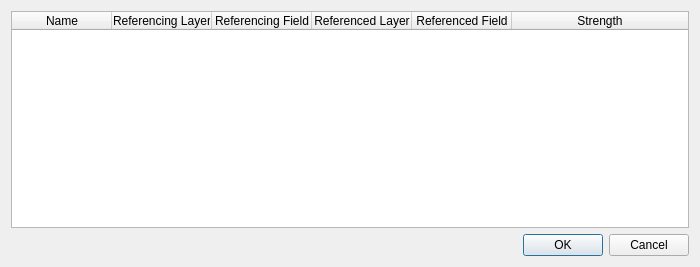
<?xml version="1.0" encoding="UTF-8"?>
<ui version="4.0">
 <class>QgsDiscoverRelationsDlgBase</class>
 <widget class="QDialog" name="QgsDiscoverRelationsDlgBase">
  <property name="geometry">
   <rect>
    <x>0</x>
    <y>0</y>
    <width>700</width>
    <height>267</height>
   </rect>
  </property>
  <property name="windowTitle">
   <string>Discover Relations</string>
  </property>
  <layout class="QVBoxLayout" name="verticalLayout">
   <item>
    <widget class="QTableWidget" name="mRelationsTable">
     <property name="editTriggers">
      <set>QAbstractItemView::NoEditTriggers</set>
     </property>
     <property name="selectionMode">
      <enum>QAbstractItemView::MultiSelection</enum>
     </property>
     <property name="selectionBehavior">
      <enum>QAbstractItemView::SelectRows</enum>
     </property>
     <property name="sortingEnabled">
      <bool>true</bool>
     </property>
     <attribute name="horizontalHeaderStretchLastSection">
      <bool>true</bool>
     </attribute>
     <attribute name="verticalHeaderVisible">
      <bool>false</bool>
     </attribute>
     <attribute name="verticalHeaderShowSortIndicator" stdset="0">
      <bool>true</bool>
     </attribute>
     <column>
      <property name="text">
       <string>Name</string>
      </property>
     </column>
     <column>
      <property name="text">
       <string>Referencing Layer</string>
      </property>
     </column>
     <column>
      <property name="text">
       <string>Referencing Field</string>
      </property>
     </column>
     <column>
      <property name="text">
       <string>Referenced Layer</string>
      </property>
     </column>
     <column>
      <property name="text">
       <string>Referenced Field</string>
      </property>
     </column>
     <column>
      <property name="text">
       <string>Strength</string>
      </property>
     </column>
    </widget>
   </item>
   <item>
    <widget class="QDialogButtonBox" name="mButtonBox">
     <property name="orientation">
      <enum>Qt::Horizontal</enum>
     </property>
     <property name="standardButtons">
      <set>QDialogButtonBox::Cancel|QDialogButtonBox::Ok</set>
     </property>
    </widget>
   </item>
  </layout>
 </widget>
 <tabstops>
  <tabstop>mButtonBox</tabstop>
 </tabstops>
 <resources/>
 <connections>
  <connection>
   <sender>mButtonBox</sender>
   <signal>accepted()</signal>
   <receiver>QgsDiscoverRelationsDlgBase</receiver>
   <slot>accept()</slot>
   <hints>
    <hint type="sourcelabel">
     <x>248</x>
     <y>254</y>
    </hint>
    <hint type="destinationlabel">
     <x>157</x>
     <y>274</y>
    </hint>
   </hints>
  </connection>
  <connection>
   <sender>mButtonBox</sender>
   <signal>rejected()</signal>
   <receiver>QgsDiscoverRelationsDlgBase</receiver>
   <slot>reject()</slot>
   <hints>
    <hint type="sourcelabel">
     <x>316</x>
     <y>260</y>
    </hint>
    <hint type="destinationlabel">
     <x>286</x>
     <y>274</y>
    </hint>
   </hints>
  </connection>
 </connections>
</ui>
